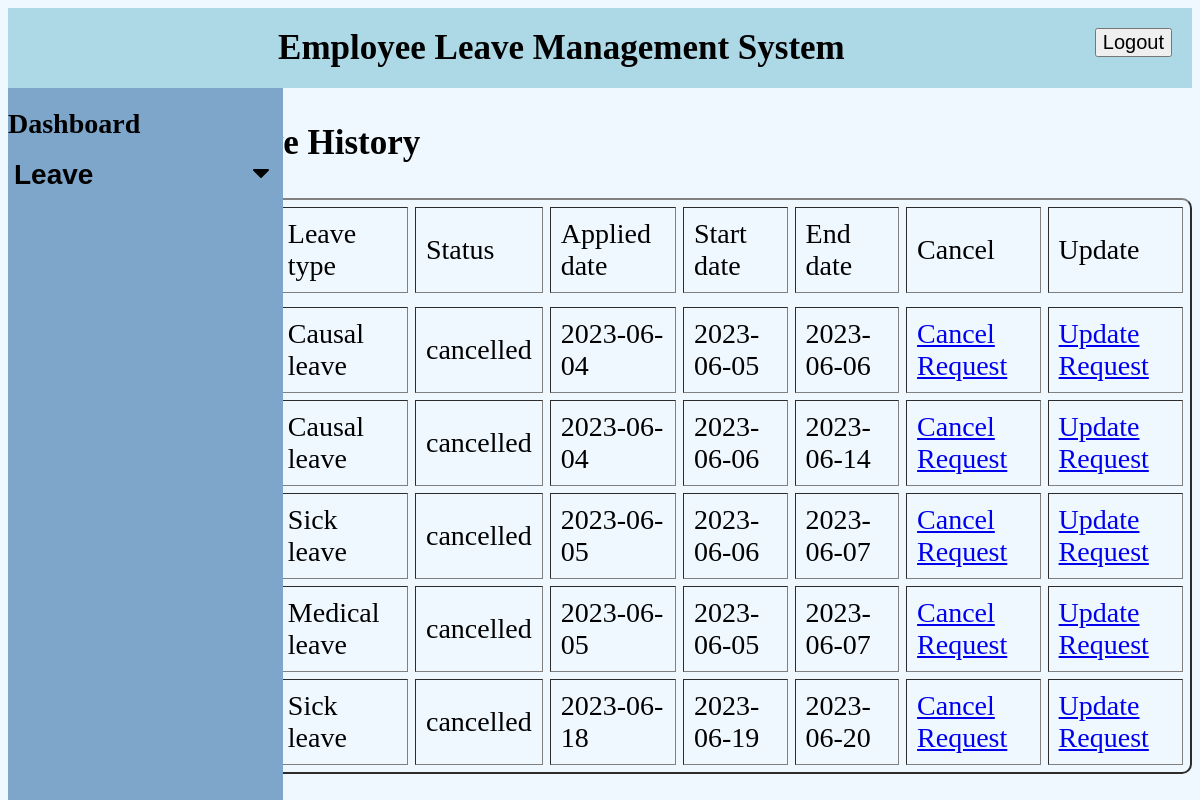
/employee/employee/leavehistory.php (signed in), run on the app's committed database.
### tables this page shows
CREATE TABLE `leaves` (
  `ID` int(11) NOT NULL,
  `Leave_type` char(50) NOT NULL,
  `Applied_date` date NOT NULL,
  `Start_date` date NOT NULL,
  `End_date` date NOT NULL,
  `No_of_days` int(11) NOT NULL,
  `Description` varchar(255) NOT NULL,
  `Status` char(20) NOT NULL,
  `emp_id` int(11) DEFAULT NULL
);

### employee/employee/leavehistory.php (the view, shortened to what this page needs)
<?php
include('connection.php');
?>
<html>
    <head>
        <link rel="stylesheet" href="https://cdnjs.cloudflare.com/ajax/libs/font-awesome/4.7.0/css/font-awesome.min.css">
        <link rel ="stylesheet" href="mstyle.css">
    </head>
<body>
    <nav>Employee Leave Management System
      <button  class="drop" onclick="window.location.href='logout.php';">Logout
    </button>
    </nav>
    <div class="sidenav">
        <a href ="employeedashboard.php">Dashboard</a><br>
        <button class="dropdown-btn">Leave
            <i class="fa fa-caret-down"></i>
        </button>
        <br>
        <br>
    </div>
    <h3>Leave History</h3>
<?php
     $uid = $_SESSION['uid'];
  $sql = "SELECT * FROM leaves WHERE emp_id = '" . $uid . "'";
  $result = mysqli_query($con, $sql);
  if (mysqli_num_rows($result) > 0 ) { ?>
  <form action="" method="POST">
  <div class="table-content">
      <table border = "2" cellpadding = "10px" cellspacing="7px" width = "100%">
            <tr>
              <td>ID</td>
              <td>Leave type</td>
              <td>Status</td>
              <td>Applied date</td>
              <td>Start date</td>
              <td>End date</td>
              <td>Cancel</td>
              <td>Update</td>
            <tr>
            <?php
                while($row = mysqli_fetch_array($result)) {
                ?>
          <tr>
            <td><?php echo $row["ID" ]; ?></td>
            <td><?php echo $row["Leave_type" ]; ?></td>
            <td><?php echo $row["Status" ]; ?></td>
            <td><?php echo $row["Applied_date" ]; ?></td>
            <td><?php echo $row["Start_date" ]; ?></td>
            <td><?php echo $row["End_date" ]; ?></td>
            <td><a href="update_leave_request.php?status=cancelled">Cancel Request</a></td>
            <td><a href="update_leave_request.php?status=update">Update Request</a></td>
            </tr>
            <?php
                }
                ?>
  <?php
}
?>
</table>
</body>
</html>

### employee/employee/mstyle.css (style rules this page uses)
body { background-color: aliceblue; }
nav { background-color: lightblue; font-size: 35px; padding: 20px; font-weight: bolder; text-align: center; }
.sidenav { height: 100%; width: 275px; position: fixed; background-color: rgb(126, 166, 202); padding-top: 20px; }
.sidenav a, .dropdown-btn { padding: 6px,8px,6px,16px; text-decoration: none; font-size: 28px; font-weight: bold; color: black; width:100% ; text-align: left; padding-left: px; display: block; cursor: pointer; background-color: rgb(126, 166, 202); border: none; }
.fa-caret-down { float: right; padding-right: 8px; }
.drop { float: right; }
button { font-size: 20px; }
table { border-radius: 10px; }
.table-content { margin-left: 17%; }
h3 { margin-left: 17%; font-size: 35px; }
td { font-size: 28px; }

### data on the page
leaves: Leave_type "Causal leave", Status "cancelled", Applied_date "2023-06-04", Start_date "2023-06-05", End_date "2023-06-06"
leaves: Leave_type "Causal leave", Status "cancelled", Applied_date "2023-06-04", Start_date "2023-06-06", End_date "2023-06-14"
leaves: Leave_type "Sick leave", Status "cancelled", Applied_date "2023-06-05", Start_date "2023-06-06", End_date "2023-06-07"
leaves: Leave_type "Medical leave", Status "cancelled", Applied_date "2023-06-05", Start_date "2023-06-05", End_date "2023-06-07"
leaves: Leave_type "Sick leave", Status "cancelled", Applied_date "2023-06-18", Start_date "2023-06-19", End_date "2023-06-20"
